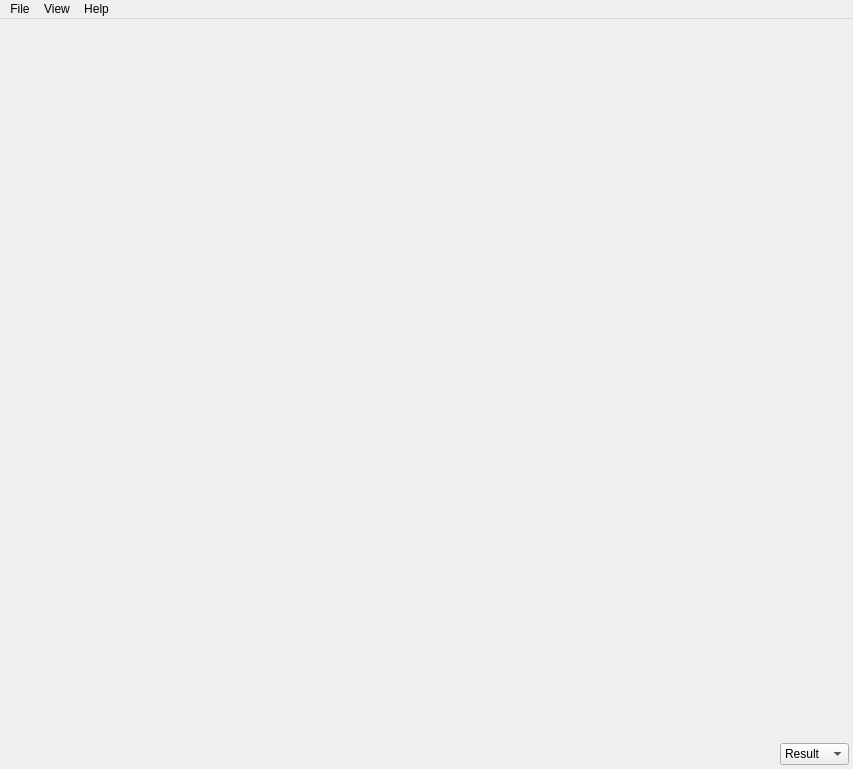
<?xml version="1.0" encoding="UTF-8"?>
<ui version="4.0">
 <class>MainWindow</class>
 <widget class="QMainWindow" name="MainWindow">
  <property name="geometry">
   <rect>
    <x>0</x>
    <y>0</y>
    <width>853</width>
    <height>769</height>
   </rect>
  </property>
  <property name="windowTitle">
   <string>Coherence-Enhancing Filtering on the GPU</string>
  </property>
  <property name="documentMode">
   <bool>false</bool>
  </property>
  <property name="dockNestingEnabled">
   <bool>false</bool>
  </property>
  <widget class="QWidget" name="m_centralWidget">
   <layout class="QHBoxLayout" name="horizontalLayout">
    <property name="spacing">
     <number>4</number>
    </property>
    <property name="margin">
     <number>4</number>
    </property>
    <item>
     <layout class="QVBoxLayout" name="m_vbox2">
      <property name="spacing">
       <number>4</number>
      </property>
      <item>
       <widget class="ImageView" name="m_imageView" native="true">
        <property name="sizePolicy">
         <sizepolicy hsizetype="Expanding" vsizetype="Expanding">
          <horstretch>100</horstretch>
          <verstretch>100</verstretch>
         </sizepolicy>
        </property>
        <property name="minimumSize">
         <size>
          <width>512</width>
          <height>512</height>
         </size>
        </property>
        <property name="focusPolicy">
         <enum>Qt::ClickFocus</enum>
        </property>
       </widget>
      </item>
      <item>
       <widget class="VideoControls" name="m_videoControls">
        <property name="frameShape">
         <enum>QFrame::StyledPanel</enum>
        </property>
        <property name="frameShadow">
         <enum>QFrame::Raised</enum>
        </property>
       </widget>
      </item>
     </layout>
    </item>
    <item>
     <layout class="QVBoxLayout" name="m_vbox1">
      <property name="spacing">
       <number>4</number>
      </property>
      <item>
       <widget class="QLabel" name="m_logo">
        <property name="sizePolicy">
         <sizepolicy hsizetype="Preferred" vsizetype="Minimum">
          <horstretch>0</horstretch>
          <verstretch>0</verstretch>
         </sizepolicy>
        </property>
        <property name="text">
         <string/>
        </property>
        <property name="pixmap">
         <pixmap resource="resources.qrc">:/logo.png</pixmap>
        </property>
        <property name="scaledContents">
         <bool>false</bool>
        </property>
        <property name="alignment">
         <set>Qt::AlignCenter</set>
        </property>
        <property name="margin">
         <number>10</number>
        </property>
       </widget>
      </item>
      <item>
       <widget class="QComboBox" name="m_select">
        <property name="currentIndex">
         <number>1</number>
        </property>
        <property name="frame">
         <bool>true</bool>
        </property>
        <item>
         <property name="text">
          <string>Source</string>
         </property>
        </item>
        <item>
         <property name="text">
          <string>Result</string>
         </property>
        </item>
       </widget>
      </item>
     </layout>
    </item>
   </layout>
  </widget>
  <widget class="QMenuBar" name="m_menuBar">
   <property name="geometry">
    <rect>
     <x>0</x>
     <y>0</y>
     <width>853</width>
     <height>21</height>
    </rect>
   </property>
   <widget class="QMenu" name="m_menuFile">
    <property name="title">
     <string>File</string>
    </property>
    <addaction name="actionOpen"/>
    <addaction name="actionSavePNG"/>
    <addaction name="actionRecord"/>
    <addaction name="separator"/>
    <addaction name="actionSelectDevice"/>
    <addaction name="separator"/>
    <addaction name="actionQuit"/>
   </widget>
   <widget class="QMenu" name="m_menuView">
    <property name="title">
     <string>View</string>
    </property>
    <addaction name="actionCopy"/>
    <addaction name="separator"/>
    <addaction name="actionZoomIn"/>
    <addaction name="actionZoomOut"/>
    <addaction name="actionReset"/>
    <addaction name="separator"/>
    <addaction name="actionHold"/>
    <addaction name="actionToggle"/>
    <addaction name="separator"/>
   </widget>
   <widget class="QMenu" name="m_menuHelp">
    <property name="title">
     <string>Help</string>
    </property>
    <addaction name="actionAbout"/>
   </widget>
   <addaction name="m_menuFile"/>
   <addaction name="m_menuView"/>
   <addaction name="m_menuHelp"/>
  </widget>
  <action name="actionOpen">
   <property name="text">
    <string>Open...</string>
   </property>
   <property name="shortcut">
    <string>Ctrl+O</string>
   </property>
   <property name="shortcutContext">
    <enum>Qt::ApplicationShortcut</enum>
   </property>
  </action>
  <action name="actionSavePNG">
   <property name="text">
    <string>Save...</string>
   </property>
   <property name="shortcut">
    <string>Ctrl+S</string>
   </property>
   <property name="shortcutContext">
    <enum>Qt::ApplicationShortcut</enum>
   </property>
  </action>
  <action name="actionZoomIn">
   <property name="text">
    <string>Zoom In</string>
   </property>
   <property name="shortcut">
    <string>Ctrl+=</string>
   </property>
   <property name="shortcutContext">
    <enum>Qt::ApplicationShortcut</enum>
   </property>
  </action>
  <action name="actionZoomOut">
   <property name="text">
    <string>Zoom Out</string>
   </property>
   <property name="shortcut">
    <string>Ctrl+-</string>
   </property>
   <property name="shortcutContext">
    <enum>Qt::ApplicationShortcut</enum>
   </property>
  </action>
  <action name="actionReset">
   <property name="text">
    <string>Reset</string>
   </property>
   <property name="shortcut">
    <string>Ctrl+1</string>
   </property>
   <property name="shortcutContext">
    <enum>Qt::ApplicationShortcut</enum>
   </property>
  </action>
  <action name="actionAbout">
   <property name="text">
    <string>About</string>
   </property>
   <property name="shortcut">
    <string>F1</string>
   </property>
  </action>
  <action name="actionQuit">
   <property name="text">
    <string>Quit</string>
   </property>
   <property name="shortcut">
    <string>Esc</string>
   </property>
   <property name="shortcutContext">
    <enum>Qt::ApplicationShortcut</enum>
   </property>
  </action>
  <action name="actionToggle">
   <property name="text">
    <string>Toggle</string>
   </property>
   <property name="shortcut">
    <string>\</string>
   </property>
   <property name="shortcutContext">
    <enum>Qt::ApplicationShortcut</enum>
   </property>
  </action>
  <action name="actionHold">
   <property name="text">
    <string>Hold</string>
   </property>
   <property name="shortcut">
    <string>Ctrl+H</string>
   </property>
  </action>
  <action name="actionCopy">
   <property name="text">
    <string>Copy</string>
   </property>
   <property name="shortcut">
    <string>Ctrl+C</string>
   </property>
  </action>
  <action name="actionSelectDevice">
   <property name="text">
    <string>Select CUDA Device...</string>
   </property>
  </action>
  <action name="actionRecord">
   <property name="enabled">
    <bool>false</bool>
   </property>
   <property name="text">
    <string>Record...</string>
   </property>
  </action>
 </widget>
 <customwidgets>
  <customwidget>
   <class>ImageView</class>
   <extends>QWidget</extends>
   <header>imageview.h</header>
   <container>1</container>
   <slots>
    <slot>reset()</slot>
    <slot>zoomIn()</slot>
    <slot>zoomOut()</slot>
    <slot>toggle()</slot>
    <slot>hold()</slot>
    <slot>copy()</slot>
    <slot>savePNG()</slot>
   </slots>
  </customwidget>
  <customwidget>
   <class>VideoControls</class>
   <extends>QFrame</extends>
   <header>videocontrols.h</header>
   <container>1</container>
  </customwidget>
 </customwidgets>
 <resources>
  <include location="resources.qrc"/>
 </resources>
 <connections>
  <connection>
   <sender>actionQuit</sender>
   <signal>triggered()</signal>
   <receiver>MainWindow</receiver>
   <slot>close()</slot>
   <hints>
    <hint type="sourcelabel">
     <x>-1</x>
     <y>-1</y>
    </hint>
    <hint type="destinationlabel">
     <x>419</x>
     <y>403</y>
    </hint>
   </hints>
  </connection>
  <connection>
   <sender>actionReset</sender>
   <signal>triggered()</signal>
   <receiver>m_imageView</receiver>
   <slot>reset()</slot>
   <hints>
    <hint type="sourcelabel">
     <x>-1</x>
     <y>-1</y>
    </hint>
    <hint type="destinationlabel">
     <x>255</x>
     <y>285</y>
    </hint>
   </hints>
  </connection>
  <connection>
   <sender>actionZoomIn</sender>
   <signal>triggered()</signal>
   <receiver>m_imageView</receiver>
   <slot>zoomIn()</slot>
   <hints>
    <hint type="sourcelabel">
     <x>-1</x>
     <y>-1</y>
    </hint>
    <hint type="destinationlabel">
     <x>255</x>
     <y>285</y>
    </hint>
   </hints>
  </connection>
  <connection>
   <sender>actionZoomOut</sender>
   <signal>triggered()</signal>
   <receiver>m_imageView</receiver>
   <slot>zoomOut()</slot>
   <hints>
    <hint type="sourcelabel">
     <x>-1</x>
     <y>-1</y>
    </hint>
    <hint type="destinationlabel">
     <x>255</x>
     <y>285</y>
    </hint>
   </hints>
  </connection>
  <connection>
   <sender>actionToggle</sender>
   <signal>triggered()</signal>
   <receiver>m_imageView</receiver>
   <slot>toggle()</slot>
   <hints>
    <hint type="sourcelabel">
     <x>-1</x>
     <y>-1</y>
    </hint>
    <hint type="destinationlabel">
     <x>334</x>
     <y>336</y>
    </hint>
   </hints>
  </connection>
  <connection>
   <sender>actionHold</sender>
   <signal>triggered()</signal>
   <receiver>m_imageView</receiver>
   <slot>hold()</slot>
   <hints>
    <hint type="sourcelabel">
     <x>-1</x>
     <y>-1</y>
    </hint>
    <hint type="destinationlabel">
     <x>334</x>
     <y>336</y>
    </hint>
   </hints>
  </connection>
  <connection>
   <sender>actionCopy</sender>
   <signal>triggered()</signal>
   <receiver>m_imageView</receiver>
   <slot>copy()</slot>
   <hints>
    <hint type="sourcelabel">
     <x>-1</x>
     <y>-1</y>
    </hint>
    <hint type="destinationlabel">
     <x>265</x>
     <y>295</y>
    </hint>
   </hints>
  </connection>
  <connection>
   <sender>actionSavePNG</sender>
   <signal>triggered()</signal>
   <receiver>m_imageView</receiver>
   <slot>savePNG()</slot>
   <hints>
    <hint type="sourcelabel">
     <x>-1</x>
     <y>-1</y>
    </hint>
    <hint type="destinationlabel">
     <x>290</x>
     <y>384</y>
    </hint>
   </hints>
  </connection>
 </connections>
</ui>
